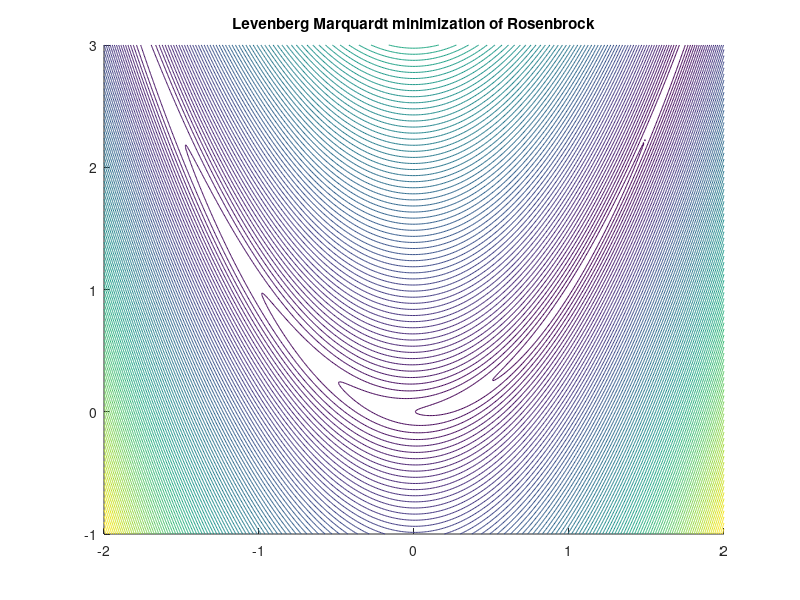

This chart was generated by the following MATLAB code: (Note: this script raises an error after producing the figure.)
function RR_LevenbergMarquardtTest
% function RR_LevenbergMarquardtTest
% Tests RR_LevenbergMarquardt on the Rosenbrock function, written as the sum of squares of two
% residual components, r(1)=a-x(1) and r(2)=sqrt(b)*(x(2)-x(1)^2), with f(x(1),x(2))=r(1)^2+r(2)^2; 
% f is build from an r with m=2 elements, and the optimization is performed over a space x with n=2
% elements.  [See https://en.wikipedia.org/wiki/Rosenbrock_function for this definition of f(x).]
% The RR_LevenbergMarquardt optimization algorithm then drives f(x(1),x(2))=r(1)^2+r(2)^2 towards zero;
% to apply it to a different vector of residuals r, just define new Residual and Jacobian functions
% herein, where r has m components and x has n components with m>=n, and rerun.
%% Renaissance Repository, https://github.com/tbewley/RR/tree/main/NR_chap03
%% Copyright 2024 by Thomas Bewley, published under the BSD 3-Clause License. 

global a b; a=1; b=100; % parameters defining the Rosenbrock function being tested

% The next 3 lines just make a pretty plot (only works for the n=2 case)
x=[-2:.01:2]; y=[-1:.01:3]; [X,Y]=meshgrid(x,y); figure(1); clf; hold on, nx=length(x); ny=length(y);
for i=1:nx, for j=1:ny, r=Residual_Rosenbrock([x(i); y(j)]); Z(j,i)=norm(r); end, end
contour(x,y,Z,100); title('Levenberg Marquardt minimization of Rosenbrock')

x0=[-1.5; 0];                   % (bad) initial guess for x
x=RR_LevenbergMarquardt(x0,@Residual_Rosenbrock,@Jacobian_Rosenbrock) % Perform the optimization
disp('Actual minimum is at x=[1,1]; did we get close?')

end % function RR_LevenbergMarquardtTest
%%%%%%%%%%%%%%%%%%%%%%%%%%%%%%%%%%%%%%%%%%%%%%%%%%%%%%%%%%%%%%%%%%%%%%%%%%%%%%%%%%%%%%%%%
function [r] = Residual_Rosenbrock(x)
global a b; 
r=[ a-x(1); sqrt(b)*(x(2)-x(1)^2) ];  % The actual Rosenbrock function is f=r(1)^2+r(2)^2;
end % function Residual_Rosenbrock
%%%%%%%%%%%%%%%%%%%%%%%%%%%%%%%%%%%%%%%%%%%%%%%%%%%%%%%%%%%%%%%%%%%%%%%%%%%%%%%%%%%%%%%%%%
function [J] = Jacobian_Rosenbrock(x,r)
% This is the (analytical) derivative of each component of r w.r.t. each component of x
global a b; 
J=[-1, 0; sqrt(b)*(-1)*x(1), sqrt(b)]; 
end % function Jacobian_Rosenbrock
